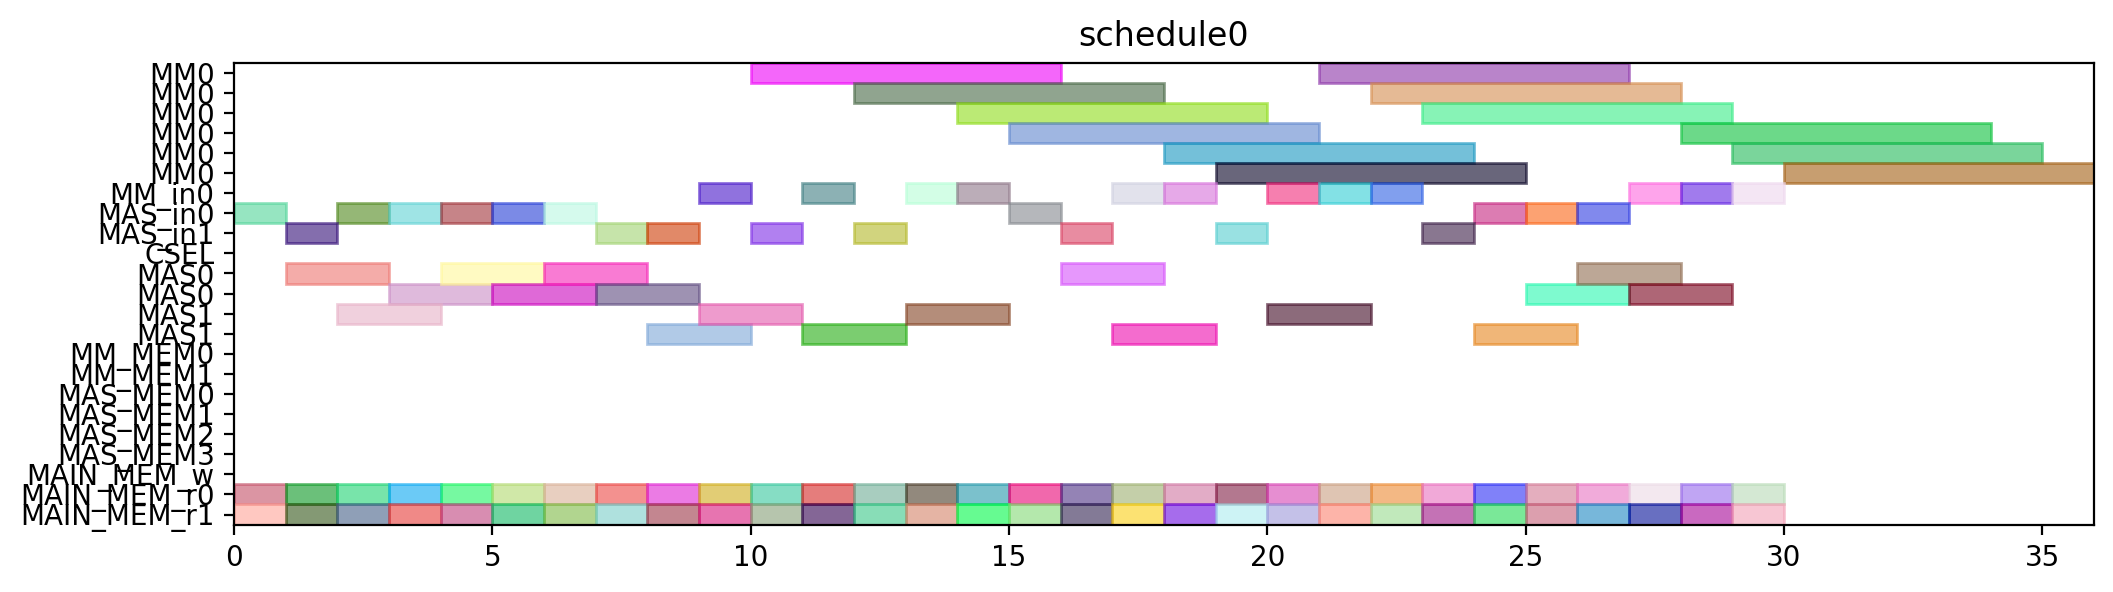

Write Python code to recreate this figure.
from pyschedule import Scenario, solvers, plotters, alt


def solve():
	horizon = 120
	S = Scenario("schedule0", horizon=horizon)

	# resource
	MM = S.Resources('MM', num=1, size=6)
	MM_in = S.Resources('MM_in', num=1)
	MAS_in = S.Resources('MAS_in', num=2)
	CSEL = S.Resource('CSEL')
	MAS = S.Resources('MAS', num=2, size=2, periods=range(1, horizon))
	MM_MEM = S.Resources('MM_MEM', num=2)
	MAS_MEM = S.Resources('MAS_MEM', num=4)
	MAIN_MEM_w = S.Resource('MAIN_MEM_w', size=1)
	MAIN_MEM_r = S.Resources('MAIN_MEM_r', num=2)

	# result of previous scheduling

	# new tasks
	T1_t0 = S.Task('T1_t0', length=2, delay_cost=1)
	T1_t0 += alt(MAS)
	T1_t0_in = S.Task('T1_t0_in', length=1, delay_cost=1)
	T1_t0_in += alt(MAS_in)
	S += T1_t0_in*MAS_in[0]<=T1_t0*MAS[0]

	S += T1_t0_in*MAS_in[1]<=T1_t0*MAS[1]

	T1_t0_mem0 = S.Task('T1_t0_mem0', length=1, delay_cost=1)
	T1_t0_mem0 += MAIN_MEM_r[0]
	S += T1_t0_mem0 <= T1_t0

	T1_t0_mem1 = S.Task('T1_t0_mem1', length=1, delay_cost=1)
	T1_t0_mem1 += MAIN_MEM_r[1]
	S += T1_t0_mem1 <= T1_t0

	T1_t1 = S.Task('T1_t1', length=2, delay_cost=1)
	T1_t1 += alt(MAS)
	T1_t1_in = S.Task('T1_t1_in', length=1, delay_cost=1)
	T1_t1_in += alt(MAS_in)
	S += T1_t1_in*MAS_in[0]<=T1_t1*MAS[0]

	S += T1_t1_in*MAS_in[1]<=T1_t1*MAS[1]

	T1_t1_mem0 = S.Task('T1_t1_mem0', length=1, delay_cost=1)
	T1_t1_mem0 += MAIN_MEM_r[0]
	S += T1_t1_mem0 <= T1_t1

	T1_t1_mem1 = S.Task('T1_t1_mem1', length=1, delay_cost=1)
	T1_t1_mem1 += MAIN_MEM_r[1]
	S += T1_t1_mem1 <= T1_t1

	T1_t3 = S.Task('T1_t3', length=6, delay_cost=1)
	T1_t3 += alt(MM)
	T1_t3_in = S.Task('T1_t3_in', length=1, delay_cost=1)
	T1_t3_in += alt(MM_in)
	S += T1_t3_in*MM_in[0]<=T1_t3*MM[0]
	T1_t3_mem0 = S.Task('T1_t3_mem0', length=1, delay_cost=1)
	T1_t3_mem0 += MAIN_MEM_r[0]
	S += T1_t3_mem0 <= T1_t3

	T1_t3_mem1 = S.Task('T1_t3_mem1', length=1, delay_cost=1)
	T1_t3_mem1 += MAIN_MEM_r[1]
	S += T1_t3_mem1 <= T1_t3

	T2_t0 = S.Task('T2_t0', length=6, delay_cost=1)
	T2_t0 += alt(MM)
	T2_t0_in = S.Task('T2_t0_in', length=1, delay_cost=1)
	T2_t0_in += alt(MM_in)
	S += T2_t0_in*MM_in[0]<=T2_t0*MM[0]
	T2_t0_mem0 = S.Task('T2_t0_mem0', length=1, delay_cost=1)
	T2_t0_mem0 += MAIN_MEM_r[0]
	S += T2_t0_mem0 <= T2_t0

	T2_t0_mem1 = S.Task('T2_t0_mem1', length=1, delay_cost=1)
	T2_t0_mem1 += MAIN_MEM_r[1]
	S += T2_t0_mem1 <= T2_t0

	T2_t1 = S.Task('T2_t1', length=6, delay_cost=1)
	T2_t1 += alt(MM)
	T2_t1_in = S.Task('T2_t1_in', length=1, delay_cost=1)
	T2_t1_in += alt(MM_in)
	S += T2_t1_in*MM_in[0]<=T2_t1*MM[0]
	T2_t1_mem0 = S.Task('T2_t1_mem0', length=1, delay_cost=1)
	T2_t1_mem0 += MAIN_MEM_r[0]
	S += T2_t1_mem0 <= T2_t1

	T2_t1_mem1 = S.Task('T2_t1_mem1', length=1, delay_cost=1)
	T2_t1_mem1 += MAIN_MEM_r[1]
	S += T2_t1_mem1 <= T2_t1

	T2_t2 = S.Task('T2_t2', length=2, delay_cost=1)
	T2_t2 += alt(MAS)
	T2_t2_in = S.Task('T2_t2_in', length=1, delay_cost=1)
	T2_t2_in += alt(MAS_in)
	S += T2_t2_in*MAS_in[0]<=T2_t2*MAS[0]

	S += T2_t2_in*MAS_in[1]<=T2_t2*MAS[1]

	T2_t2_mem0 = S.Task('T2_t2_mem0', length=1, delay_cost=1)
	T2_t2_mem0 += MAIN_MEM_r[0]
	S += T2_t2_mem0 <= T2_t2

	T2_t2_mem1 = S.Task('T2_t2_mem1', length=1, delay_cost=1)
	T2_t2_mem1 += MAIN_MEM_r[1]
	S += T2_t2_mem1 <= T2_t2

	T2_t3 = S.Task('T2_t3', length=2, delay_cost=1)
	T2_t3 += alt(MAS)
	T2_t3_in = S.Task('T2_t3_in', length=1, delay_cost=1)
	T2_t3_in += alt(MAS_in)
	S += T2_t3_in*MAS_in[0]<=T2_t3*MAS[0]

	S += T2_t3_in*MAS_in[1]<=T2_t3*MAS[1]

	T2_t3_mem0 = S.Task('T2_t3_mem0', length=1, delay_cost=1)
	T2_t3_mem0 += MAIN_MEM_r[0]
	S += T2_t3_mem0 <= T2_t3

	T2_t3_mem1 = S.Task('T2_t3_mem1', length=1, delay_cost=1)
	T2_t3_mem1 += MAIN_MEM_r[1]
	S += T2_t3_mem1 <= T2_t3

	T3_t0 = S.Task('T3_t0', length=6, delay_cost=1)
	T3_t0 += alt(MM)
	T3_t0_in = S.Task('T3_t0_in', length=1, delay_cost=1)
	T3_t0_in += alt(MM_in)
	S += T3_t0_in*MM_in[0]<=T3_t0*MM[0]
	T3_t0_mem0 = S.Task('T3_t0_mem0', length=1, delay_cost=1)
	T3_t0_mem0 += MAIN_MEM_r[0]
	S += T3_t0_mem0 <= T3_t0

	T3_t0_mem1 = S.Task('T3_t0_mem1', length=1, delay_cost=1)
	T3_t0_mem1 += MAIN_MEM_r[1]
	S += T3_t0_mem1 <= T3_t0

	T3_t1 = S.Task('T3_t1', length=6, delay_cost=1)
	T3_t1 += alt(MM)
	T3_t1_in = S.Task('T3_t1_in', length=1, delay_cost=1)
	T3_t1_in += alt(MM_in)
	S += T3_t1_in*MM_in[0]<=T3_t1*MM[0]
	T3_t1_mem0 = S.Task('T3_t1_mem0', length=1, delay_cost=1)
	T3_t1_mem0 += MAIN_MEM_r[0]
	S += T3_t1_mem0 <= T3_t1

	T3_t1_mem1 = S.Task('T3_t1_mem1', length=1, delay_cost=1)
	T3_t1_mem1 += MAIN_MEM_r[1]
	S += T3_t1_mem1 <= T3_t1

	T3_t2 = S.Task('T3_t2', length=2, delay_cost=1)
	T3_t2 += alt(MAS)
	T3_t2_in = S.Task('T3_t2_in', length=1, delay_cost=1)
	T3_t2_in += alt(MAS_in)
	S += T3_t2_in*MAS_in[0]<=T3_t2*MAS[0]

	S += T3_t2_in*MAS_in[1]<=T3_t2*MAS[1]

	T3_t2_mem0 = S.Task('T3_t2_mem0', length=1, delay_cost=1)
	T3_t2_mem0 += MAIN_MEM_r[0]
	S += T3_t2_mem0 <= T3_t2

	T3_t2_mem1 = S.Task('T3_t2_mem1', length=1, delay_cost=1)
	T3_t2_mem1 += MAIN_MEM_r[1]
	S += T3_t2_mem1 <= T3_t2

	T3_t3 = S.Task('T3_t3', length=2, delay_cost=1)
	T3_t3 += alt(MAS)
	T3_t3_in = S.Task('T3_t3_in', length=1, delay_cost=1)
	T3_t3_in += alt(MAS_in)
	S += T3_t3_in*MAS_in[0]<=T3_t3*MAS[0]

	S += T3_t3_in*MAS_in[1]<=T3_t3*MAS[1]

	T3_t3_mem0 = S.Task('T3_t3_mem0', length=1, delay_cost=1)
	T3_t3_mem0 += MAIN_MEM_r[0]
	S += T3_t3_mem0 <= T3_t3

	T3_t3_mem1 = S.Task('T3_t3_mem1', length=1, delay_cost=1)
	T3_t3_mem1 += MAIN_MEM_r[1]
	S += T3_t3_mem1 <= T3_t3

	T4_t0 = S.Task('T4_t0', length=6, delay_cost=1)
	T4_t0 += alt(MM)
	T4_t0_in = S.Task('T4_t0_in', length=1, delay_cost=1)
	T4_t0_in += alt(MM_in)
	S += T4_t0_in*MM_in[0]<=T4_t0*MM[0]
	T4_t0_mem0 = S.Task('T4_t0_mem0', length=1, delay_cost=1)
	T4_t0_mem0 += MAIN_MEM_r[0]
	S += T4_t0_mem0 <= T4_t0

	T4_t0_mem1 = S.Task('T4_t0_mem1', length=1, delay_cost=1)
	T4_t0_mem1 += MAIN_MEM_r[1]
	S += T4_t0_mem1 <= T4_t0

	T4_t1 = S.Task('T4_t1', length=6, delay_cost=1)
	T4_t1 += alt(MM)
	T4_t1_in = S.Task('T4_t1_in', length=1, delay_cost=1)
	T4_t1_in += alt(MM_in)
	S += T4_t1_in*MM_in[0]<=T4_t1*MM[0]
	T4_t1_mem0 = S.Task('T4_t1_mem0', length=1, delay_cost=1)
	T4_t1_mem0 += MAIN_MEM_r[0]
	S += T4_t1_mem0 <= T4_t1

	T4_t1_mem1 = S.Task('T4_t1_mem1', length=1, delay_cost=1)
	T4_t1_mem1 += MAIN_MEM_r[1]
	S += T4_t1_mem1 <= T4_t1

	T4_t2 = S.Task('T4_t2', length=2, delay_cost=1)
	T4_t2 += alt(MAS)
	T4_t2_in = S.Task('T4_t2_in', length=1, delay_cost=1)
	T4_t2_in += alt(MAS_in)
	S += T4_t2_in*MAS_in[0]<=T4_t2*MAS[0]

	S += T4_t2_in*MAS_in[1]<=T4_t2*MAS[1]

	T4_t2_mem0 = S.Task('T4_t2_mem0', length=1, delay_cost=1)
	T4_t2_mem0 += MAIN_MEM_r[0]
	S += T4_t2_mem0 <= T4_t2

	T4_t2_mem1 = S.Task('T4_t2_mem1', length=1, delay_cost=1)
	T4_t2_mem1 += MAIN_MEM_r[1]
	S += T4_t2_mem1 <= T4_t2

	T4_t3 = S.Task('T4_t3', length=2, delay_cost=1)
	T4_t3 += alt(MAS)
	T4_t3_in = S.Task('T4_t3_in', length=1, delay_cost=1)
	T4_t3_in += alt(MAS_in)
	S += T4_t3_in*MAS_in[0]<=T4_t3*MAS[0]

	S += T4_t3_in*MAS_in[1]<=T4_t3*MAS[1]

	T4_t3_mem0 = S.Task('T4_t3_mem0', length=1, delay_cost=1)
	T4_t3_mem0 += MAIN_MEM_r[0]
	S += T4_t3_mem0 <= T4_t3

	T4_t3_mem1 = S.Task('T4_t3_mem1', length=1, delay_cost=1)
	T4_t3_mem1 += MAIN_MEM_r[1]
	S += T4_t3_mem1 <= T4_t3

	T5_t0 = S.Task('T5_t0', length=2, delay_cost=1)
	T5_t0 += alt(MAS)
	T5_t0_in = S.Task('T5_t0_in', length=1, delay_cost=1)
	T5_t0_in += alt(MAS_in)
	S += T5_t0_in*MAS_in[0]<=T5_t0*MAS[0]

	S += T5_t0_in*MAS_in[1]<=T5_t0*MAS[1]

	T5_t0_mem0 = S.Task('T5_t0_mem0', length=1, delay_cost=1)
	T5_t0_mem0 += MAIN_MEM_r[0]
	S += T5_t0_mem0 <= T5_t0

	T5_t0_mem1 = S.Task('T5_t0_mem1', length=1, delay_cost=1)
	T5_t0_mem1 += MAIN_MEM_r[1]
	S += T5_t0_mem1 <= T5_t0

	T5_t1 = S.Task('T5_t1', length=2, delay_cost=1)
	T5_t1 += alt(MAS)
	T5_t1_in = S.Task('T5_t1_in', length=1, delay_cost=1)
	T5_t1_in += alt(MAS_in)
	S += T5_t1_in*MAS_in[0]<=T5_t1*MAS[0]

	S += T5_t1_in*MAS_in[1]<=T5_t1*MAS[1]

	T5_t1_mem0 = S.Task('T5_t1_mem0', length=1, delay_cost=1)
	T5_t1_mem0 += MAIN_MEM_r[0]
	S += T5_t1_mem0 <= T5_t1

	T5_t1_mem1 = S.Task('T5_t1_mem1', length=1, delay_cost=1)
	T5_t1_mem1 += MAIN_MEM_r[1]
	S += T5_t1_mem1 <= T5_t1

	T5_t3 = S.Task('T5_t3', length=6, delay_cost=1)
	T5_t3 += alt(MM)
	T5_t3_in = S.Task('T5_t3_in', length=1, delay_cost=1)
	T5_t3_in += alt(MM_in)
	S += T5_t3_in*MM_in[0]<=T5_t3*MM[0]
	T5_t3_mem0 = S.Task('T5_t3_mem0', length=1, delay_cost=1)
	T5_t3_mem0 += MAIN_MEM_r[0]
	S += T5_t3_mem0 <= T5_t3

	T5_t3_mem1 = S.Task('T5_t3_mem1', length=1, delay_cost=1)
	T5_t3_mem1 += MAIN_MEM_r[1]
	S += T5_t3_mem1 <= T5_t3

	T6_t0 = S.Task('T6_t0', length=6, delay_cost=1)
	T6_t0 += alt(MM)
	T6_t0_in = S.Task('T6_t0_in', length=1, delay_cost=1)
	T6_t0_in += alt(MM_in)
	S += T6_t0_in*MM_in[0]<=T6_t0*MM[0]
	T6_t0_mem0 = S.Task('T6_t0_mem0', length=1, delay_cost=1)
	T6_t0_mem0 += MAIN_MEM_r[0]
	S += T6_t0_mem0 <= T6_t0

	T6_t0_mem1 = S.Task('T6_t0_mem1', length=1, delay_cost=1)
	T6_t0_mem1 += MAIN_MEM_r[1]
	S += T6_t0_mem1 <= T6_t0

	T6_t1 = S.Task('T6_t1', length=6, delay_cost=1)
	T6_t1 += alt(MM)
	T6_t1_in = S.Task('T6_t1_in', length=1, delay_cost=1)
	T6_t1_in += alt(MM_in)
	S += T6_t1_in*MM_in[0]<=T6_t1*MM[0]
	T6_t1_mem0 = S.Task('T6_t1_mem0', length=1, delay_cost=1)
	T6_t1_mem0 += MAIN_MEM_r[0]
	S += T6_t1_mem0 <= T6_t1

	T6_t1_mem1 = S.Task('T6_t1_mem1', length=1, delay_cost=1)
	T6_t1_mem1 += MAIN_MEM_r[1]
	S += T6_t1_mem1 <= T6_t1

	T6_t2 = S.Task('T6_t2', length=2, delay_cost=1)
	T6_t2 += alt(MAS)
	T6_t2_in = S.Task('T6_t2_in', length=1, delay_cost=1)
	T6_t2_in += alt(MAS_in)
	S += T6_t2_in*MAS_in[0]<=T6_t2*MAS[0]

	S += T6_t2_in*MAS_in[1]<=T6_t2*MAS[1]

	T6_t2_mem0 = S.Task('T6_t2_mem0', length=1, delay_cost=1)
	T6_t2_mem0 += MAIN_MEM_r[0]
	S += T6_t2_mem0 <= T6_t2

	T6_t2_mem1 = S.Task('T6_t2_mem1', length=1, delay_cost=1)
	T6_t2_mem1 += MAIN_MEM_r[1]
	S += T6_t2_mem1 <= T6_t2

	T6_t3 = S.Task('T6_t3', length=2, delay_cost=1)
	T6_t3 += alt(MAS)
	T6_t3_in = S.Task('T6_t3_in', length=1, delay_cost=1)
	T6_t3_in += alt(MAS_in)
	S += T6_t3_in*MAS_in[0]<=T6_t3*MAS[0]

	S += T6_t3_in*MAS_in[1]<=T6_t3*MAS[1]

	T6_t3_mem0 = S.Task('T6_t3_mem0', length=1, delay_cost=1)
	T6_t3_mem0 += MAIN_MEM_r[0]
	S += T6_t3_mem0 <= T6_t3

	T6_t3_mem1 = S.Task('T6_t3_mem1', length=1, delay_cost=1)
	T6_t3_mem1 += MAIN_MEM_r[1]
	S += T6_t3_mem1 <= T6_t3

	T7_t0 = S.Task('T7_t0', length=6, delay_cost=1)
	T7_t0 += alt(MM)
	T7_t0_in = S.Task('T7_t0_in', length=1, delay_cost=1)
	T7_t0_in += alt(MM_in)
	S += T7_t0_in*MM_in[0]<=T7_t0*MM[0]
	T7_t0_mem0 = S.Task('T7_t0_mem0', length=1, delay_cost=1)
	T7_t0_mem0 += MAIN_MEM_r[0]
	S += T7_t0_mem0 <= T7_t0

	T7_t0_mem1 = S.Task('T7_t0_mem1', length=1, delay_cost=1)
	T7_t0_mem1 += MAIN_MEM_r[1]
	S += T7_t0_mem1 <= T7_t0

	T7_t1 = S.Task('T7_t1', length=6, delay_cost=1)
	T7_t1 += alt(MM)
	T7_t1_in = S.Task('T7_t1_in', length=1, delay_cost=1)
	T7_t1_in += alt(MM_in)
	S += T7_t1_in*MM_in[0]<=T7_t1*MM[0]
	T7_t1_mem0 = S.Task('T7_t1_mem0', length=1, delay_cost=1)
	T7_t1_mem0 += MAIN_MEM_r[0]
	S += T7_t1_mem0 <= T7_t1

	T7_t1_mem1 = S.Task('T7_t1_mem1', length=1, delay_cost=1)
	T7_t1_mem1 += MAIN_MEM_r[1]
	S += T7_t1_mem1 <= T7_t1

	T7_t2 = S.Task('T7_t2', length=2, delay_cost=1)
	T7_t2 += alt(MAS)
	T7_t2_in = S.Task('T7_t2_in', length=1, delay_cost=1)
	T7_t2_in += alt(MAS_in)
	S += T7_t2_in*MAS_in[0]<=T7_t2*MAS[0]

	S += T7_t2_in*MAS_in[1]<=T7_t2*MAS[1]

	T7_t2_mem0 = S.Task('T7_t2_mem0', length=1, delay_cost=1)
	T7_t2_mem0 += MAIN_MEM_r[0]
	S += T7_t2_mem0 <= T7_t2

	T7_t2_mem1 = S.Task('T7_t2_mem1', length=1, delay_cost=1)
	T7_t2_mem1 += MAIN_MEM_r[1]
	S += T7_t2_mem1 <= T7_t2

	T7_t3 = S.Task('T7_t3', length=2, delay_cost=1)
	T7_t3 += alt(MAS)
	T7_t3_in = S.Task('T7_t3_in', length=1, delay_cost=1)
	T7_t3_in += alt(MAS_in)
	S += T7_t3_in*MAS_in[0]<=T7_t3*MAS[0]

	S += T7_t3_in*MAS_in[1]<=T7_t3*MAS[1]

	T7_t3_mem0 = S.Task('T7_t3_mem0', length=1, delay_cost=1)
	T7_t3_mem0 += MAIN_MEM_r[0]
	S += T7_t3_mem0 <= T7_t3

	T7_t3_mem1 = S.Task('T7_t3_mem1', length=1, delay_cost=1)
	T7_t3_mem1 += MAIN_MEM_r[1]
	S += T7_t3_mem1 <= T7_t3

	T8_t2 = S.Task('T8_t2', length=2, delay_cost=1)
	T8_t2 += alt(MAS)
	T8_t2_in = S.Task('T8_t2_in', length=1, delay_cost=1)
	T8_t2_in += alt(MAS_in)
	S += T8_t2_in*MAS_in[0]<=T8_t2*MAS[0]

	S += T8_t2_in*MAS_in[1]<=T8_t2*MAS[1]

	T8_t2_mem0 = S.Task('T8_t2_mem0', length=1, delay_cost=1)
	T8_t2_mem0 += MAIN_MEM_r[0]
	S += T8_t2_mem0 <= T8_t2

	T8_t2_mem1 = S.Task('T8_t2_mem1', length=1, delay_cost=1)
	T8_t2_mem1 += MAIN_MEM_r[1]
	S += T8_t2_mem1 <= T8_t2

	T9_t2 = S.Task('T9_t2', length=2, delay_cost=1)
	T9_t2 += alt(MAS)
	T9_t2_in = S.Task('T9_t2_in', length=1, delay_cost=1)
	T9_t2_in += alt(MAS_in)
	S += T9_t2_in*MAS_in[0]<=T9_t2*MAS[0]

	S += T9_t2_in*MAS_in[1]<=T9_t2*MAS[1]

	T9_t2_mem0 = S.Task('T9_t2_mem0', length=1, delay_cost=1)
	T9_t2_mem0 += MAIN_MEM_r[0]
	S += T9_t2_mem0 <= T9_t2

	T9_t2_mem1 = S.Task('T9_t2_mem1', length=1, delay_cost=1)
	T9_t2_mem1 += MAIN_MEM_r[1]
	S += T9_t2_mem1 <= T9_t2

	T10_t2 = S.Task('T10_t2', length=2, delay_cost=1)
	T10_t2 += alt(MAS)
	T10_t2_in = S.Task('T10_t2_in', length=1, delay_cost=1)
	T10_t2_in += alt(MAS_in)
	S += T10_t2_in*MAS_in[0]<=T10_t2*MAS[0]

	S += T10_t2_in*MAS_in[1]<=T10_t2*MAS[1]

	T10_t2_mem0 = S.Task('T10_t2_mem0', length=1, delay_cost=1)
	T10_t2_mem0 += MAIN_MEM_r[0]
	S += T10_t2_mem0 <= T10_t2

	T10_t2_mem1 = S.Task('T10_t2_mem1', length=1, delay_cost=1)
	T10_t2_mem1 += MAIN_MEM_r[1]
	S += T10_t2_mem1 <= T10_t2

	T11_t2 = S.Task('T11_t2', length=2, delay_cost=1)
	T11_t2 += alt(MAS)
	T11_t2_in = S.Task('T11_t2_in', length=1, delay_cost=1)
	T11_t2_in += alt(MAS_in)
	S += T11_t2_in*MAS_in[0]<=T11_t2*MAS[0]

	S += T11_t2_in*MAS_in[1]<=T11_t2*MAS[1]

	T11_t2_mem0 = S.Task('T11_t2_mem0', length=1, delay_cost=1)
	T11_t2_mem0 += MAIN_MEM_r[0]
	S += T11_t2_mem0 <= T11_t2

	T11_t2_mem1 = S.Task('T11_t2_mem1', length=1, delay_cost=1)
	T11_t2_mem1 += MAIN_MEM_r[1]
	S += T11_t2_mem1 <= T11_t2

	solvers.mip.solve(S,msg=1,kind='CPLEX',ratio_gap=1.01)

	solution = [['hoge']*len(S.solution()[1]) for i in range(len(S.solution()))]
	for i in range(len(S.solution())):
		for j in range(len(S.solution()[i])):
			solution[i][j]=str(S.solution()[i][j])
	print(solution)

	cycles = int(solution[-1][3])

	pic_file_name = "/mnt/rose/usr1/fukuda/ABE/multiRAM_multiMAS_16mux/scheduling_result/stage6MM1_stage2MAS2/EP2_LADDERMUL/schedule0.png"
	if(S.solution() != []):
		plotters.matplotlib.plot(S,img_filename=pic_file_name, show_task_labels=False, fig_size=(cycles*0.25+3, 3))

	return solution
